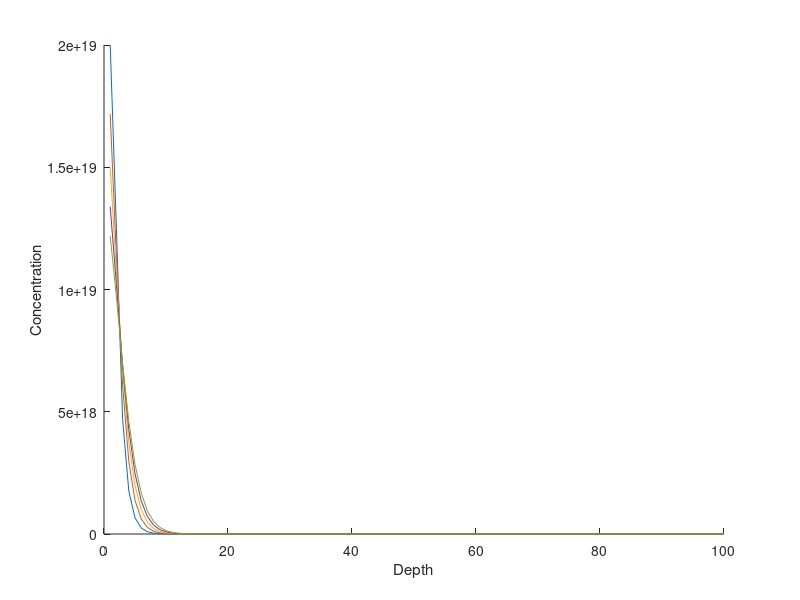

Recreate this plot in MATLAB.
%% Task 4
C_vector = zeros(1,100);
C_vector(1:2) = 2e19;
D = 1.69e-10; %cmhr^-1
dt = 0.2e-9;
dx2 = 3e-10;
k = D*dt/(dx2^2);
xlabel('Depth');
ylabel('Concentration');
hold on;

for j = 1:5
    C_vector(1) = C_vector(1) + k*((max(C_vector)) - 2*C_vector(1) + C_vector(2));
    for i = 2:length(C_vector)-1  % start at 2 because there is no value left of the first element
        C_vector(i) = C_vector(i) + k*(C_vector(i-1) - 2*C_vector(i) + C_vector(i+1));
    end
    plot(C_vector);
    pause(5)
end
